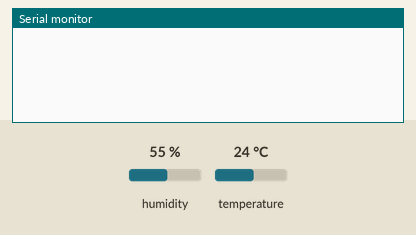
A sketch run on a simulated Particle Photon. Parts: the last lines printed to the serial monitor. The test bench sets the inputs (shaded band); at power-on: humidity 55 %, temperature 24 °C. The local clock reads 2024-03-15 10:24:30 at power-on unless the sketch sets it.

Above: at 3.2 s.
3.3 s: humidity set to 22 %
At 5.4 s:
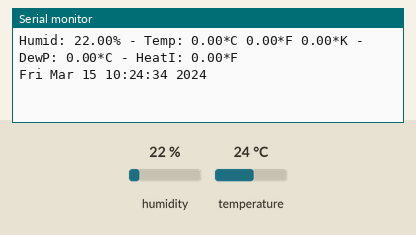
13.8 s: humidity set to 40 %
At 16.8 s:
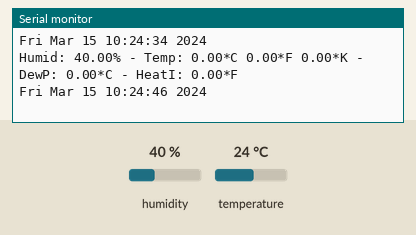

The sketch:

snek_working-wrongData.ino
```cpp
// This #include statement was automatically added by the Particle IDE.
#include <Adafruit_DHT_Particle.h>

// troubleshooting conversions
// #include "Particle.h"
// #include "math.h"

//#define DHTPIN D3     // troubleshooting pins
#define DHTPIN D2     // troubleshooting pins
// #define DHTTYPE DHT11		// DHT 11
#define DHTTYPE DHT22		// DHT 22 (AM2302)
// #define DHTTYPE DHT21		// DHT 21 (AM2301)

// Connect pin 1 (on the left) of the sensor to +5V
// Connect pin 2 of the sensor to whatever your DHTPIN is
// Connect pin 4 (on the right) of the sensor to GROUND
// Connect a 10K resistor from pin 2 (data) to pin 1 (power) of the sensor

double tempF = 0;

DHT dht(DHTPIN, DHTTYPE);
int loopCount;

void setup() {
	Serial.begin(9600);
// 	Serial.println("DHTxx test!");
	Particle.publish("state", "DHTxx test start");
	Particle.variable("temp", tempF); // REFERENCES GLOBAL VARIABLE tempF

	dht.begin();
	loopCount = 0;
	delay(2000);
}

void loop() {
// Wait a few seconds between measurements.
	delay(2000);

// Reading temperature or humidity takes about 250 milliseconds!
// Sensor readings may also be up to 2 seconds 'old' (its a
// very slow sensor)

// // 	ATTEMPTING TO CONVERT HUMIDITY
// 	float hC = dht.getHumidity();
// 	float h = convertCtoF(hC);

    float h = dht.getHumidity();

// Read temperature as Celsius
	float t = dht.getTempCelcius();
// Read temperature as Farenheit
	float f = dht.getTempFarenheit();

	tempF = f;

// Check if any reads failed and exit early (to try again).
	if (isnan(h) || isnan(t) || isnan(f)) {
		Serial.println("Failed to read from DHT sensor!");
		return;
	}

// Compute heat index
// Must send in temp in Fahrenheit!
	float hi = dht.getHeatIndex();
	float dp = dht.getDewPoint();
	float k = dht.getTempKelvin();

	Serial.print("Humid: ");
	Serial.print(h);
	Serial.print("% - ");
	Serial.print("Temp: ");
	Serial.print(t);
	Serial.print("*C ");
	Serial.print(f);
	Serial.print("*F ");
	Serial.print(k);
	Serial.print("*K - ");
	Serial.print("DewP: ");
	Serial.print(dp);
	Serial.print("*C - ");
	Serial.print("HeatI: ");
	Serial.print(hi);
	Serial.println("*F");
	Serial.println(Time.timeStr());
	String timeStamp = Time.timeStr();
	Particle.publish("readings", String::format("{\"Hum(\%)\": %4.2f, \"Temp(°F)\": %4.2f, \"DP(°C)\": %4.2f, \"HI(°C)\": %4.2f}", h, f, dp, hi)); delay(10000);
}

// GO TO SLEEP FOR 5 MIN
// 	loopCount++;
// 	if(loopCount >= 6){
// 	  Particle.publish("state", "Going to sleep for 5 minutes");
// 	  delay(1000);
// 	  System.sleep(SLEEP_MODE_DEEP, 0);
// 	}
// }
```

Measured:
- after the input at 3.3 s, the serial monitor: prints a new line after 0.73 s (image 1)
- after the input at 13.8 s, the serial monitor: prints a new line after 2.3 s (image 2)
